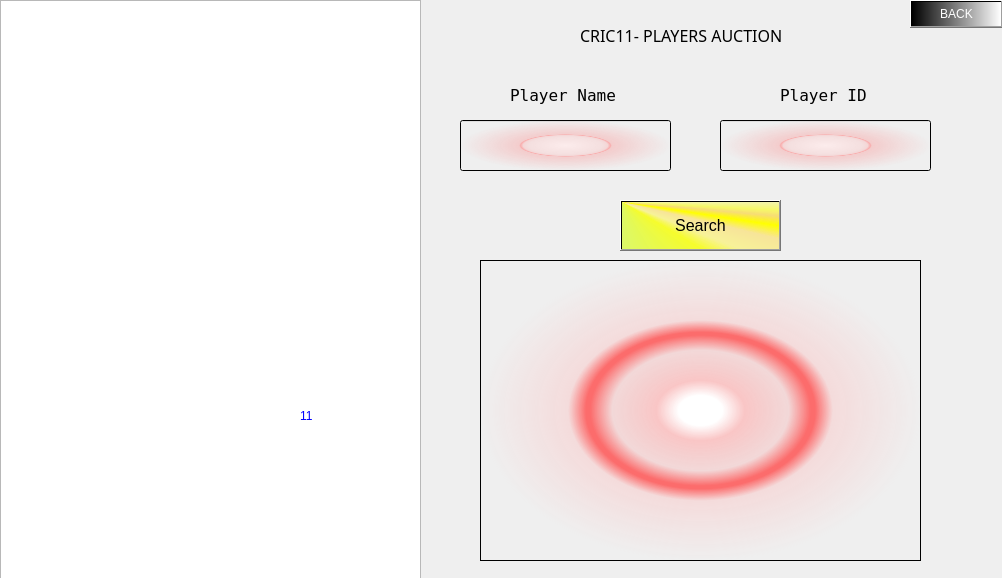
<?xml version="1.0" encoding="UTF-8"?>
<ui version="4.0">
 <class>MyDialog</class>
 <widget class="QDialog" name="MyDialog">
  <property name="geometry">
   <rect>
    <x>0</x>
    <y>0</y>
    <width>1002</width>
    <height>578</height>
   </rect>
  </property>
  <property name="windowTitle">
   <string>Dialog</string>
  </property>
  <widget class="QTextBrowser" name="Display">
   <property name="geometry">
    <rect>
     <x>0</x>
     <y>0</y>
     <width>421</width>
     <height>581</height>
    </rect>
   </property>
   <property name="font">
    <font>
     <family>MS Shell Dlg 2</family>
     <pointsize>10</pointsize>
     <weight>50</weight>
     <italic>false</italic>
     <bold>false</bold>
    </font>
   </property>
   <property name="styleSheet">
    <string notr="true">color:black;
font: 10pt &quot;MS Shell Dlg 2&quot;;
</string>
   </property>
  </widget>
  <widget class="QPushButton" name="pushButton">
   <property name="geometry">
    <rect>
     <x>910</x>
     <y>0</y>
     <width>93</width>
     <height>28</height>
    </rect>
   </property>
   <property name="styleSheet">
    <string notr="true">background-color: qlineargradient(spread:pad, x1:0, y1:0, x2:1, y2:0, stop:0 rgba(0, 0, 0, 255), stop:1 rgba(255, 255, 255, 255));
color:white;
font: 10pt &quot;MS Shell Dlg 2&quot;;</string>
   </property>
   <property name="text">
    <string>BACK</string>
   </property>
  </widget>
  <widget class="QLabel" name="label">
   <property name="geometry">
    <rect>
     <x>0</x>
     <y>0</y>
     <width>1001</width>
     <height>581</height>
    </rect>
   </property>
   <property name="font">
    <font>
     <pointsize>12</pointsize>
    </font>
   </property>
   <property name="text">
    <string/>
   </property>
   <property name="pixmap">
    <pixmap>../../Pictures/abstract-2597264_1280.jpg</pixmap>
   </property>
  </widget>
  <widget class="QPushButton" name="Search">
   <property name="geometry">
    <rect>
     <x>620</x>
     <y>200</y>
     <width>161</width>
     <height>51</height>
    </rect>
   </property>
   <property name="font">
    <font>
     <pointsize>12</pointsize>
    </font>
   </property>
   <property name="styleSheet">
    <string notr="true">background-color: qconicalgradient(cx:0, cy:0, angle:135, stop:0 rgba(255, 255, 0, 65), stop:0.288557 rgba(57, 255, 0, 69), stop:0.45 rgba(247, 255, 0, 208), stop:0.477581 rgba(255, 244, 71, 130), stop:0.518717 rgba(255, 218, 71, 130), stop:0.55 rgba(255, 255, 0, 255), stop:0.57754 rgba(255, 203, 0, 130), stop:0.597015 rgba(251, 255, 0, 145), stop:0.625 rgba(255, 255, 0, 69), stop:1 rgba(255, 255, 0, 69));</string>
   </property>
   <property name="text">
    <string>Search</string>
   </property>
  </widget>
  <widget class="QLineEdit" name="PlayerName">
   <property name="geometry">
    <rect>
     <x>460</x>
     <y>120</y>
     <width>211</width>
     <height>51</height>
    </rect>
   </property>
   <property name="font">
    <font>
     <pointsize>12</pointsize>
    </font>
   </property>
   <property name="styleSheet">
    <string notr="true">background-color: qradialgradient(spread:pad, cx:0.5, cy:0.5, radius:0.5, fx:0.5, fy:0.5, stop:0 rgba(255, 235, 235, 206), stop:0.35 rgba(255, 188, 188, 80), stop:0.4 rgba(255, 162, 162, 80), stop:0.425 rgba(255, 132, 132, 156), stop:0.44 rgba(252, 128, 128, 80), stop:1 rgba(255, 255, 255, 0));</string>
   </property>
  </widget>
  <widget class="QLineEdit" name="playerID">
   <property name="geometry">
    <rect>
     <x>720</x>
     <y>120</y>
     <width>211</width>
     <height>51</height>
    </rect>
   </property>
   <property name="font">
    <font>
     <pointsize>12</pointsize>
    </font>
   </property>
   <property name="styleSheet">
    <string notr="true">background-color: qradialgradient(spread:pad, cx:0.5, cy:0.5, radius:0.5, fx:0.5, fy:0.5, stop:0 rgba(255, 235, 235, 206), stop:0.35 rgba(255, 188, 188, 80), stop:0.4 rgba(255, 162, 162, 80), stop:0.425 rgba(255, 132, 132, 156), stop:0.44 rgba(252, 128, 128, 80), stop:1 rgba(255, 255, 255, 0));</string>
   </property>
  </widget>
  <widget class="QLabel" name="label_2">
   <property name="geometry">
    <rect>
     <x>510</x>
     <y>80</y>
     <width>171</width>
     <height>31</height>
    </rect>
   </property>
   <property name="font">
    <font>
     <family>NSimSun</family>
     <pointsize>12</pointsize>
    </font>
   </property>
   <property name="text">
    <string>Player Name</string>
   </property>
  </widget>
  <widget class="QLabel" name="label_3">
   <property name="geometry">
    <rect>
     <x>780</x>
     <y>80</y>
     <width>111</width>
     <height>31</height>
    </rect>
   </property>
   <property name="font">
    <font>
     <family>NSimSun</family>
     <pointsize>12</pointsize>
    </font>
   </property>
   <property name="text">
    <string>Player ID</string>
   </property>
  </widget>
  <widget class="QLabel" name="label_4">
   <property name="geometry">
    <rect>
     <x>580</x>
     <y>20</y>
     <width>281</width>
     <height>31</height>
    </rect>
   </property>
   <property name="font">
    <font>
     <family>Mongolian Baiti</family>
     <pointsize>12</pointsize>
    </font>
   </property>
   <property name="text">
    <string>CRIC11- PLAYERS AUCTION</string>
   </property>
  </widget>
  <widget class="QTextBrowser" name="searchDisplay">
   <property name="geometry">
    <rect>
     <x>480</x>
     <y>260</y>
     <width>441</width>
     <height>301</height>
    </rect>
   </property>
   <property name="font">
    <font>
     <pointsize>12</pointsize>
    </font>
   </property>
   <property name="styleSheet">
    <string notr="true">color:black;
background-color: qradialgradient(spread:pad, cx:0.5, cy:0.5, radius:0.5, fx:0.5, fy:0.5, stop:0 rgba(255, 255, 255, 255), stop:0.1 rgba(255, 255, 255, 255), stop:0.2 rgba(255, 176, 176, 167), stop:0.3 rgba(255, 151, 151, 92), stop:0.4 rgba(255, 125, 125, 51), stop:0.5 rgba(255, 76, 76, 205), stop:0.52 rgba(255, 76, 76, 205), stop:0.6 rgba(255, 180, 180, 84), stop:1 rgba(255, 255, 255, 0));

</string>
   </property>
  </widget>
  <widget class="QLabel" name="label_5">
   <property name="geometry">
    <rect>
     <x>190</x>
     <y>160</y>
     <width>201</width>
     <height>241</height>
    </rect>
   </property>
   <property name="text">
    <string/>
   </property>
   <property name="pixmap">
    <pixmap>../../Pictures/image-260nw-772072246.webp</pixmap>
   </property>
  </widget>
  <widget class="QLabel" name="label_6">
   <property name="geometry">
    <rect>
     <x>300</x>
     <y>390</y>
     <width>71</width>
     <height>51</height>
    </rect>
   </property>
   <property name="styleSheet">
    <string notr="true">font: 14pt &quot;Algerian&quot;;
font: 20pt &quot;Algerian&quot;;
color:blue;
</string>
   </property>
   <property name="text">
    <string>11</string>
   </property>
  </widget>
  <zorder>label</zorder>
  <zorder>Display</zorder>
  <zorder>pushButton</zorder>
  <zorder>Search</zorder>
  <zorder>PlayerName</zorder>
  <zorder>playerID</zorder>
  <zorder>label_2</zorder>
  <zorder>label_3</zorder>
  <zorder>label_4</zorder>
  <zorder>searchDisplay</zorder>
  <zorder>label_5</zorder>
  <zorder>label_6</zorder>
 </widget>
 <resources/>
 <connections/>
</ui>
